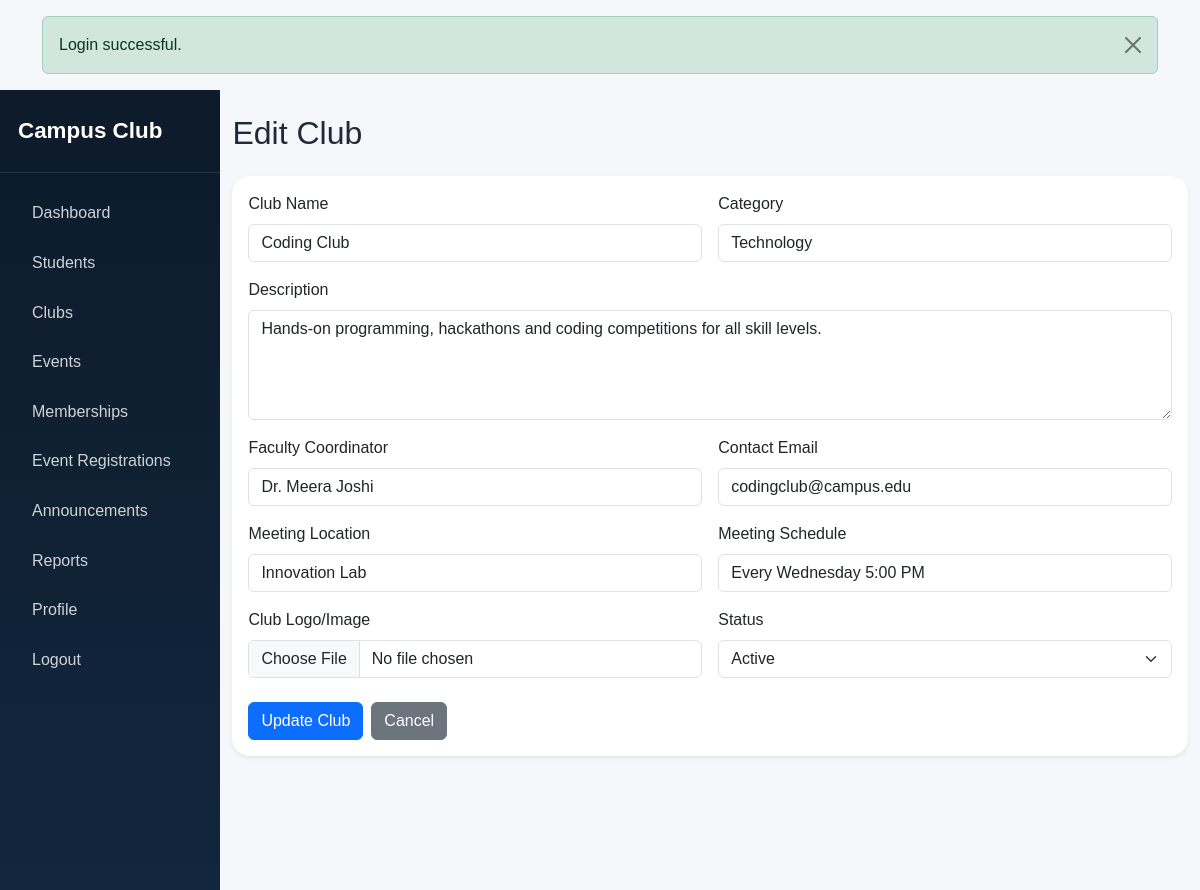
The page /admin/edit_club.php?id=1 (signed in) on the database its author committed.
### tables this page shows
CREATE TABLE `clubs` (
  `id` INT AUTO_INCREMENT PRIMARY KEY,
  `name` VARCHAR(150) NOT NULL,
  `description` TEXT NOT NULL,
  `category` VARCHAR(100) NOT NULL,
  `faculty_coordinator` VARCHAR(150) NOT NULL,
  `contact_email` VARCHAR(150) NOT NULL,
  `meeting_location` VARCHAR(180) NOT NULL,
  `meeting_schedule` VARCHAR(120) NOT NULL,
  `image` VARCHAR(255) DEFAULT NULL,
  `status` ENUM('active','inactive') NOT NULL DEFAULT 'active',
  `created_at` TIMESTAMP DEFAULT CURRENT_TIMESTAMP,
  INDEX `idx_club_category` (`category`),
  INDEX `idx_club_name` (`name`)
);

### config/auth.php (called while the page is built, shortened)
<?php
function e($value): string
{
    return htmlspecialchars((string)$value, ENT_QUOTES, 'UTF-8');
}

### admin/edit_club.php (the view, shortened to what this page needs)
<?php
require_once __DIR__ . '/../config/auth.php';
include __DIR__ . '/../includes/header.php';
$pdo = getPDO();
$id = (int)($_GET['id'] ?? 0);
$stmt = $pdo->prepare('SELECT * FROM clubs WHERE id = ?');
$stmt->execute([$id]);
$club = $stmt->fetch();
?>
<div class="d-flex">
    <?php include __DIR__ . '/../includes/sidebar.php'; ?>
    <main class="main-content">
        <div class="container py-4">
            <h2 class="mb-4">Edit Club</h2>
            <div class="card shadow-sm border-0">
                <div class="card-body">
                    <form method="POST" enctype="multipart/form-data">
                        <div class="row g-3">
                            <div class="col-md-6"><label class="form-label">Club Name</label><input type="text" name="name" class="form-control" value="<?= e($club['name']) ?>" required></div>
                            <div class="col-md-6"><label class="form-label">Category</label><input type="text" name="category" class="form-control" value="<?= e($club['category']) ?>" required></div>
                            <div class="col-md-12"><label class="form-label">Description</label><textarea name="description" class="form-control" rows="4" required><?= e($club['description']) ?></textarea></div>
                            <div class="col-md-6"><label class="form-label">Faculty Coordinator</label><input type="text" name="faculty_coordinator" class="form-control" value="<?= e($club['faculty_coordinator']) ?>" required></div>
                            <div class="col-md-6"><label class="form-label">Contact Email</label><input type="email" name="contact_email" class="form-control" value="<?= e($club['contact_email']) ?>" required></div>
                            <div class="col-md-6"><label class="form-label">Meeting Location</label><input type="text" name="meeting_location" class="form-control" value="<?= e($club['meeting_location']) ?>" required></div>
                            <div class="col-md-6"><label class="form-label">Meeting Schedule</label><input type="text" name="meeting_schedule" class="form-control" value="<?= e($club['meeting_schedule']) ?>" required></div>
                            <div class="col-md-6"><label class="form-label">Club Logo/Image</label><input type="file" name="image" class="form-control"></div>
                            <div class="col-md-6"><label class="form-label">Status</label><select name="status" class="form-select"><option value="active" <?= $club['status'] === 'active' ? 'selected' : '' ?>>Active</option></select></div>
                        </div>
                        <div class="mt-4 d-flex gap-2">
                            <button type="submit" class="btn btn-primary">Update Club</button>
                            <a href="<?= BASE_URL ?>/admin/clubs.php" class="btn btn-secondary">Cancel</a>
                        </div>
                    </form>
                </div>
            </div>
        </div>
    </main>
</div>
<?php include __DIR__ . '/../includes/footer.php'; ?>

### assets/css/style.css (style rules this page uses)
.card { border-radius: 18px; }
.main-content { width: 100%; min-height: 100vh; background: #f5f7fb; }

### rows shown on the page
clubs: name "Coding Club", category "Technology", description "Hands-on programming, hackathons and coding competitions for all skill levels.", faculty_coordinator "Dr. Meera Joshi", contact_email "codingclub@campus.edu", meeting_location "Innovation Lab", meeting_schedule "Every Wednesday 5:00 PM", status "Active"

### other values the page prints
$message "Login successful."
